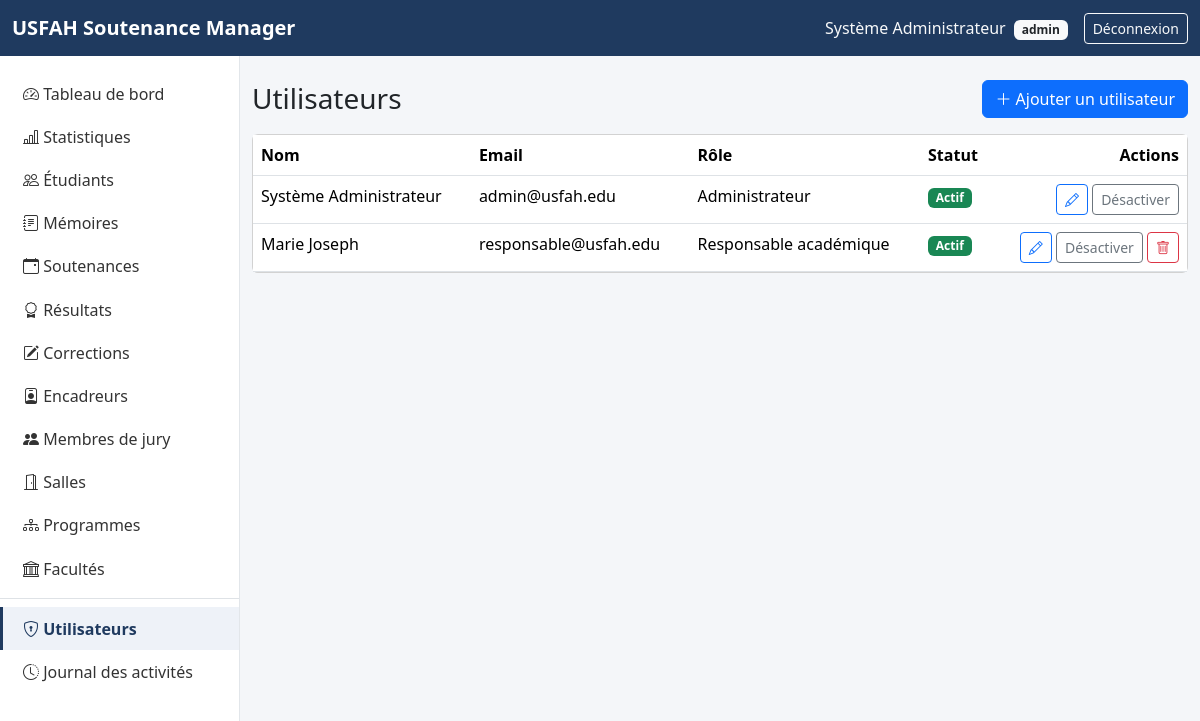
Screenshot of /users/index.php (signed in) with the database file from the repository.
### tables this page shows
CREATE TABLE users (
    id            INT UNSIGNED AUTO_INCREMENT PRIMARY KEY,
    last_name     VARCHAR(100) NOT NULL,
    first_name    VARCHAR(100) NOT NULL,
    email         VARCHAR(150) NOT NULL UNIQUE,
    password_hash VARCHAR(255) NOT NULL,
    role          ENUM('admin','responsable_academique') NOT NULL DEFAULT 'responsable_academique',
    statut        ENUM('actif','inactif') NOT NULL DEFAULT 'actif',
    created_at    TIMESTAMP NOT NULL DEFAULT CURRENT_TIMESTAMP,
    updated_at    TIMESTAMP NOT NULL DEFAULT CURRENT_TIMESTAMP ON UPDATE CURRENT_TIMESTAMP
);

### users/index.php (the view, shortened to what this page needs)
<?php
require_once __DIR__ . '/../config/database.php';
require_once __DIR__ . '/../includes/functions.php';
$users = $pdo->query('SELECT * FROM users ORDER BY last_name ASC')->fetchAll();
require __DIR__ . '/../includes/header.php';
?>
<div class="d-flex justify-content-between align-items-center mb-3">
    <h1 class="h3 mb-0">Utilisateurs</h1>
    <a href="create.php" class="btn btn-primary"><i class="bi bi-plus-lg"></i> Ajouter un utilisateur</a>
</div>
<div class="card">
    <div class="table-responsive">
        <table class="table table-hover mb-0">
            <thead><tr><th>Nom</th><th>Email</th><th>Rôle</th><th>Statut</th><th class="text-end">Actions</th></tr></thead>
            <tbody>
                <?php foreach ($users as $u): ?>
                    <tr>
                        <td><?= e($u['first_name'] . ' ' . $u['last_name']) ?></td>
                        <td><?= e($u['email']) ?></td>
                        <td><?= e($u['role'] === 'admin' ? 'Administrateur' : 'Responsable académique') ?></td>
                        <td><?= status_badge($u['statut']) ?></td>
                        <td class="text-end">
                            <a href="edit.php?id=<?= $u['id'] ?>" class="btn btn-sm btn-outline-primary"><i class="bi bi-pencil"></i></a>
                            <form method="post" action="" class="d-inline">
                                <button type="submit" class="btn btn-sm btn-outline-secondary">
                                    <?= $u['statut'] === 'actif' ? 'Désactiver' : 'Activer' ?>
                                </button>
                            </form>
                            <?php if ((int) $u['id'] !== (int) $_SESSION['user_id']): ?>
                                <a href="delete.php?id=<?= $u['id'] ?>" class="btn btn-sm btn-outline-danger"><i class="bi bi-trash"></i></a>
                            <?php endif; ?>
                        </td>
                    </tr>
                <?php endforeach; ?>
            </tbody>
        </table>
    </div>
</div>
<?php require __DIR__ . '/../includes/footer.php'; ?>

### includes/functions.php (shortened to what this page needs)
<?php
function e(?string $value): string
{
    return htmlspecialchars($value ?? '', ENT_QUOTES, 'UTF-8');
}
function status_badge(string $statut): string
{
    $map = [
        'actif' => 'success', 'inactif' => 'secondary',
        'en_preparation' => 'secondary', 'soumis' => 'info', 'valide' => 'primary',
        'a_corriger' => 'warning', 'autorise_a_soutenir' => 'info', 'soutenu' => 'success',
        'programmee' => 'primary', 'reportee' => 'warning', 'realisee' => 'success', 'annulee' => 'danger',
        'a_faire' => 'secondary', 'en_cours' => 'info', 'soumise' => 'warning', 'validee' => 'success',
        'admis' => 'success', 'admis_avec_corrections' => 'warning', 'ajourne' => 'danger',
        'disponible' => 'success', 'indisponible' => 'secondary',
    ];
    $color = $map[$statut] ?? 'secondary';
    $label = ucwords(str_replace('_', ' ', $statut));
    return '<span class="badge text-bg-' . $color . '">' . e($label) . '</span>';
}

### assets/css/style.css (style rules this page uses)
:root { --usfah-primary: #1f3a5f; --usfah-primary-dark: #142842; }
body { background-color: #f4f6f9; }
table.table thead { background-color: #eef2f8; }

### rows the page displays
users: first_name+last_name "Système Administrateur", email "admin@usfah.edu", role "Administrateur", statut "Actif", shows "Désactiver"
users: first_name+last_name "Marie Joseph", email "responsable@usfah.edu", role "Responsable académique", statut "Actif", shows "Désactiver"

### other values shown
$_SESSION['user_name'] "Système Administrateur"
current_user_role() "admin"
$label "Tableau de bord"
$label "Statistiques"
$label "Étudiants"
$label "Mémoires"
$label "Soutenances"
$label "Résultats"
$label "Corrections"
$label "Encadreurs"
$label "Membres de jury"
$label "Salles"
$label "Programmes"
$label "Facultés"
